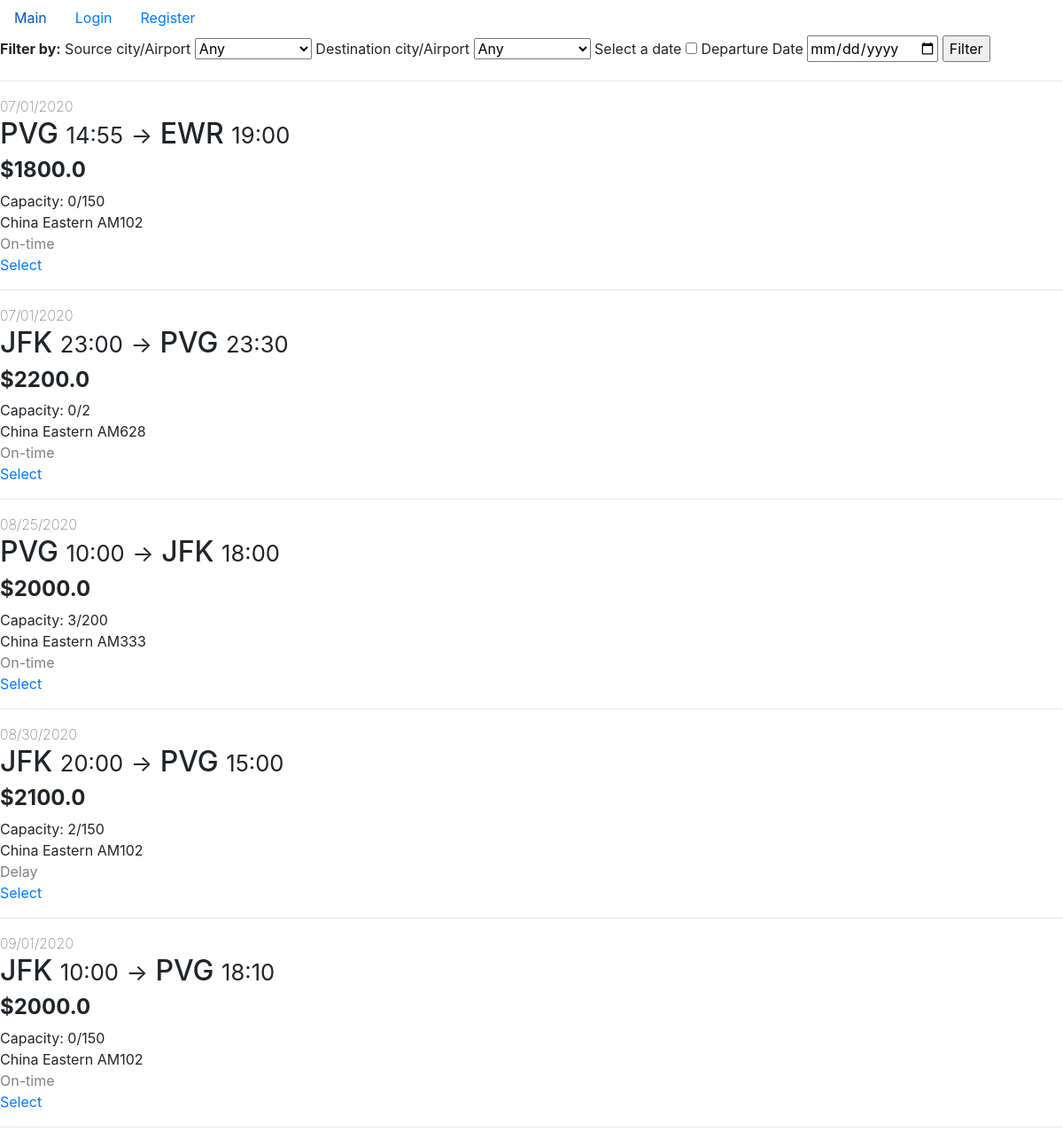
Before: / (upper part) with the older database file.
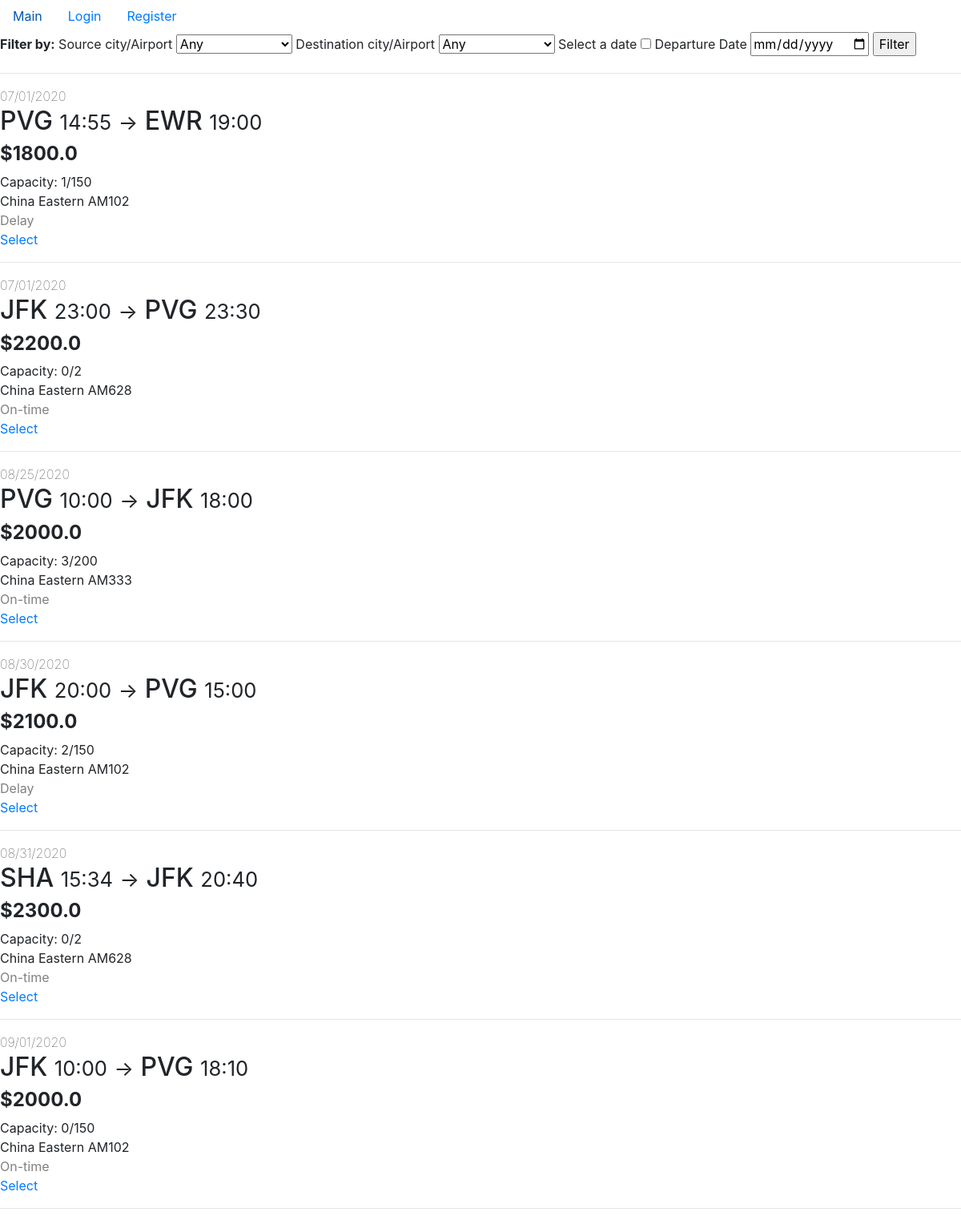
After: the same page with the newer database file.
### app/models.py (models this page shows)
class Flight(db.Model):
    flight_num = db.Column(db.String(5), primary_key=True)
    depart_datetime = db.Column(db.DateTime, primary_key=True)
    airline_name = db.Column(db.String(20),
                             db.ForeignKey("airplane.airline_name"),
                             primary_key=True)
    depart_airport = db.Column(db.String(20),
                               db.ForeignKey("airport.name"),
                               nullable=False)
    arrival_datetime = db.Column(db.DateTime, nullable=False)
    arrival_airport = db.Column(db.String(20),
                                db.ForeignKey("airport.name"),
                                nullable=False)
    base_price = db.Column(db.Integer, nullable=False)
    airplane_id = db.Column(db.String(5),
                            db.ForeignKey("airplane.id"),
                            nullable=False)
    status = db.Column(db.String(10), nullable=False)
    tickets = db.relationship("Ticket",
                              backref="flight",
                              lazy=True,
                              primaryjoin='''and_(Flight.flight_num==Ticket.flight_num,
                                            Flight.depart_datetime==Ticket.depart_datetime,
                                            Flight.airline_name==Ticket.airline_name)''')
    def get_num_tickets(self):
        return len(self.tickets)
    def get_current_price(self):
        if (self.get_num_tickets() / self.airplane.num_seat > 0.7):
            return round(self.base_price * 1.2, 2)
        else:
            return float(self.base_price)

class Airplane(db.Model):
    id = db.Column(db.String(5), primary_key=True)
    airline_name = db.Column(db.String(20),
                             db.ForeignKey("airline.name"),
                             primary_key=True)
    num_seat = db.Column(db.Integer, nullable=False)
    flights = db.relationship("Flight",
                              backref="airplane",
                              lazy=True,
                              primaryjoin='''and_(Airplane.id==Flight.airplane_id,
                                            Airplane.airline_name==Flight.airline_name)''')

### app/routes.py (the view)
@app.route("/", methods=["GET", "POST"])
def home():
    form = FilterForm()
    airports = Airport.query.order_by(Airport.city).all()
    choices = [("any", "Any")]\
              + [(airport.name, "%s/%s" % (airport.city, airport.name)) for airport in airports]
    form.source_city_airport.choices = choices
    form.dest_city_airport.choices = choices
    flights = Flight.query.filter(
        Flight.depart_datetime >= datetime.datetime.today()
    ).order_by(Flight.depart_datetime)
    flights = filter_form_processor(form, flights)
    return render_template("home.html",
                           flights=flights.all(),
                           form=form,
                           template_for_select="select_for_home.html")

### app/forms.py (shortened to what this page needs)
class FilterForm(FlaskForm):
    source_city_airport = SelectField("Source city/Airport",
                                      validators=[DataRequired()])
    dest_city_airport = SelectField("Destination city/Airport",
                                    validators=[DataRequired()])
    gonna_filter_date = BooleanField("Select a date")
    depart_date = DateField("Departure Date")
    submit = SubmitField("Filter")
    def same_airports(self):
        if (self.source_city_airport.data == self.dest_city_airport.data
            and self.source_city_airport.data != "any"
            and self.source_city_airport.data is not None):
            return True
        else:
            return False

### app/routes.py (called while the page is built, shortened)
def filter_form_processor(form, flights):
    if (form.same_airports()):
        form.source_city_airport.data = "any"
        form.dest_city_airport.data = "any"
        flash(f"Cannot have same source airport and destination airport.")
    if (form.gonna_filter_date.data and not form.is_future_depart_date()):
        form.depart_date.data = None
        flash(f"Departure date must at least be today.")
    return flights

### app/templates/home.html
{% extends "layout.html" %}
{% block content %}
    {% include "flight_filter.html" %}
    {% include "flight_list.html" %}
{% endblock content %}

### app/templates/flight_list.html (shortened to what this page needs)
{% for flight in flights %}
    <div>
        <span style="font-weight:lighter">{{ flight.depart_datetime.strftime("%m/%d/%Y") }}</span><br>
        <h2>
            {{ flight.depart_airport }}
            <small>{{ flight.depart_datetime.strftime("%H:%M") }}</small>
            <small>-></small>
            {{ flight.arrival_airport }}
            <small>{{ flight.arrival_datetime.strftime("%H:%M") }}</small>
        </h2>
        <h4 style="font-weight: bold;">
            ${{ flight.get_current_price() }}
        </h4>
        <span>Capacity: <span stype="font-weight:lighter">{{ flight.get_num_tickets() }}/{{ flight.airplane.num_seat }}</span></span><br>
        <span>{{ flight.airline_name }} {{ flight.airplane_id }}</span><br>
        <span style="color:gray">{{ flight.status }}</span><br>
        {% include template_for_select %}
    </div>
    <hr>
{% endfor %}

### app/templates/select_for_home.html
<a href="{{ url_for('return_trip_choosing',
                    depart_flight_num=flight.flight_num,
                    depart_datetime=flight.depart_datetime,
                    depart_airline_name=flight.airline_name) }}">
    Select
</a>

Changed rows visible on the page:
changed Flight "EWR": get_num_tickets "0" → "1"; status "On-time" → "Delay"
added Flight: depart_datetime "08/31/2020", depart_airport "SHA", depart_datetime "15:34", arrival_airport "JFK", arrival_datetime "20:40", get_current_price "2300.0", get_num_tickets "0", airplane.num_seat "2", airline_name "China Eastern", airplane_id "AM628", status "On-time"
